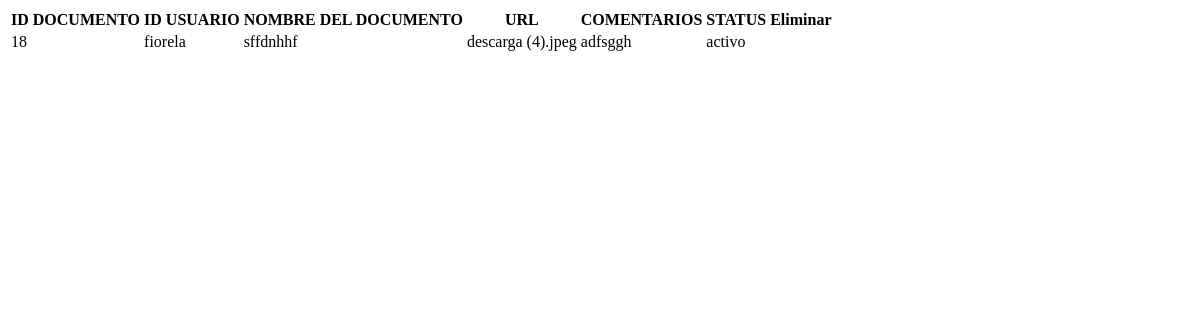
Before: /muestra.php (signed in) with the older database file.
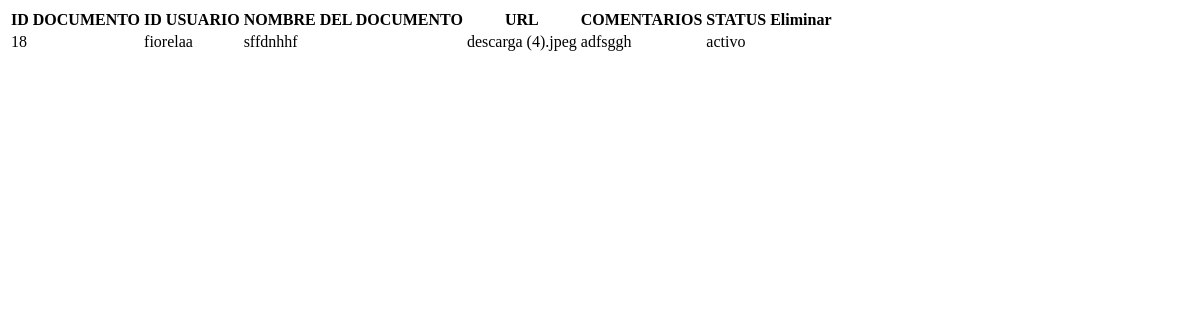
After: the same page with the newer database file.
### tables this page shows
CREATE TABLE `documentos` (
  `id_doc` int(11) NOT NULL,
  `id_usuario` int(11) NOT NULL,
  `nombre_doc` varchar(255) NOT NULL,
  `url_doc` varchar(255) NOT NULL,
  `comentarios` text DEFAULT NULL,
  `status` enum('activo','inactivo') NOT NULL
);

CREATE TABLE `usuarios` (
  `id_usuario` int(11) NOT NULL,
  `nombre` varchar(100) NOT NULL,
  `apellidos` varchar(30) NOT NULL,
  `email` varchar(100) NOT NULL,
  `password` varchar(255) NOT NULL,
  `edad` int(11) NOT NULL,
  `rol` enum('administrador','cliente') NOT NULL,
  `status` varchar(12) NOT NULL
);

### muestra.php (the view, shortened to what this page needs)
<!DOCTYPE html>
<html>
<head>
</head>
<body>
<table>
 <tr>
<th>ID DOCUMENTO</th>
<th>ID USUARIO</th>
<th>NOMBRE DEL DOCUMENTO</th>
<th>URL</th>
<th>COMENTARIOS</th>
<th>STATUS</th>
<th>Eliminar</th>
 </tr>
	<?php
	$mysqli=new mysqli("localhost","u862678554_fiorela","Fiorela2005*","u862678554_gimnasio");
	$sql = $mysqli ->query("SELECT documentos.id_doc, usuarios.nombre, documentos.nombre_doc, documentos.url_doc, documentos.comentarios, documentos.status
	FROM documentos
	JOIN usuarios ON documentos.id_usuario = usuarios.id_usuario");
	while($datos = mysqli_fetch_array($sql)){
?>
<tr>
	<td><?php echo $datos[0]; ?></td>
	<td><?php echo $datos[1]; ?></td>
	<td><?php echo $datos[2]; ?></td>
	<td><?php echo $datos[3]; ?></td>
	<td><?php echo $datos[4]; ?></td>
	<td><?php echo $datos[5]; ?></td>
</tr>
<?php
}
?>
</table>
</body>
</html>

Changed rows visible on the page:
changed through a linked row, documentos "sffdnhhf": id_usuario.nombre "fiorela" → "fiorelaa"
